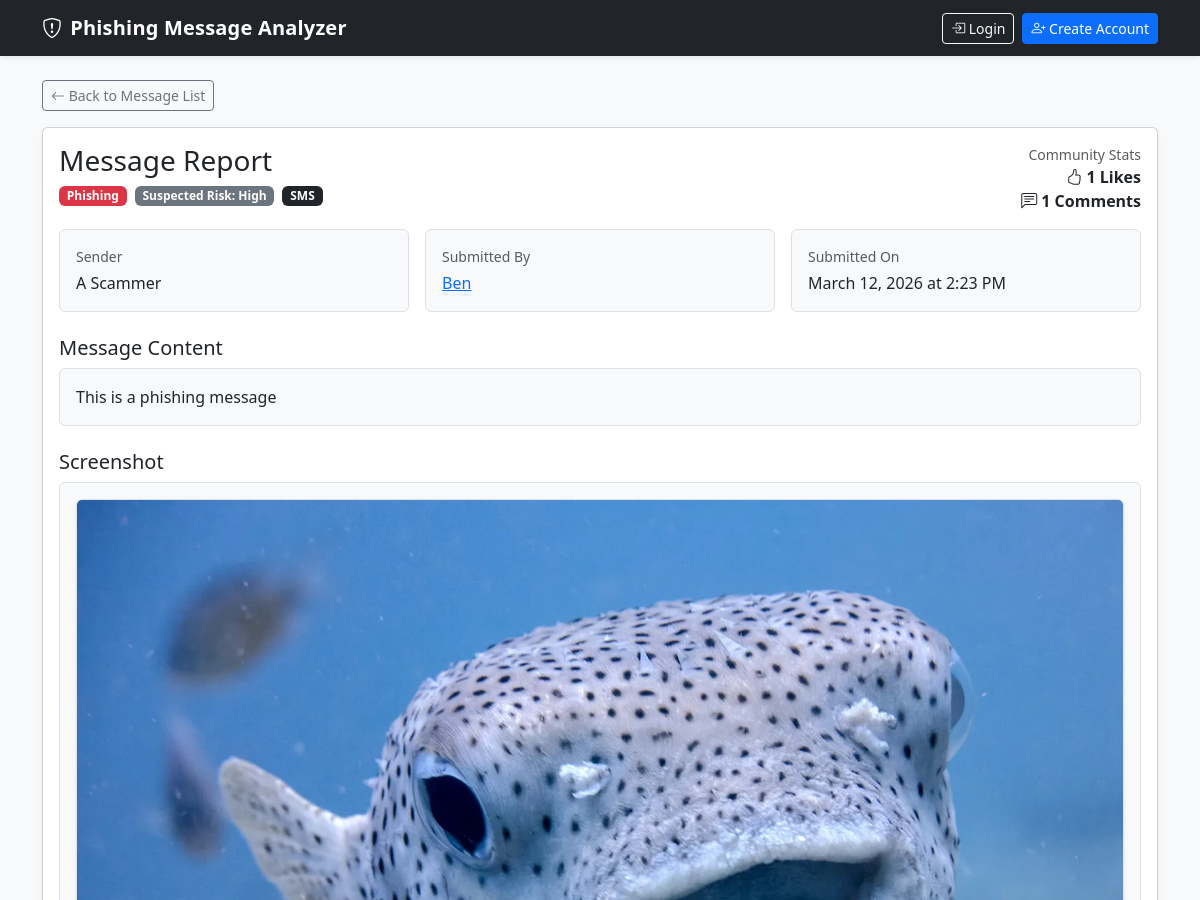
/message/47/ (upper part), run on an earlier commit of the app's database.
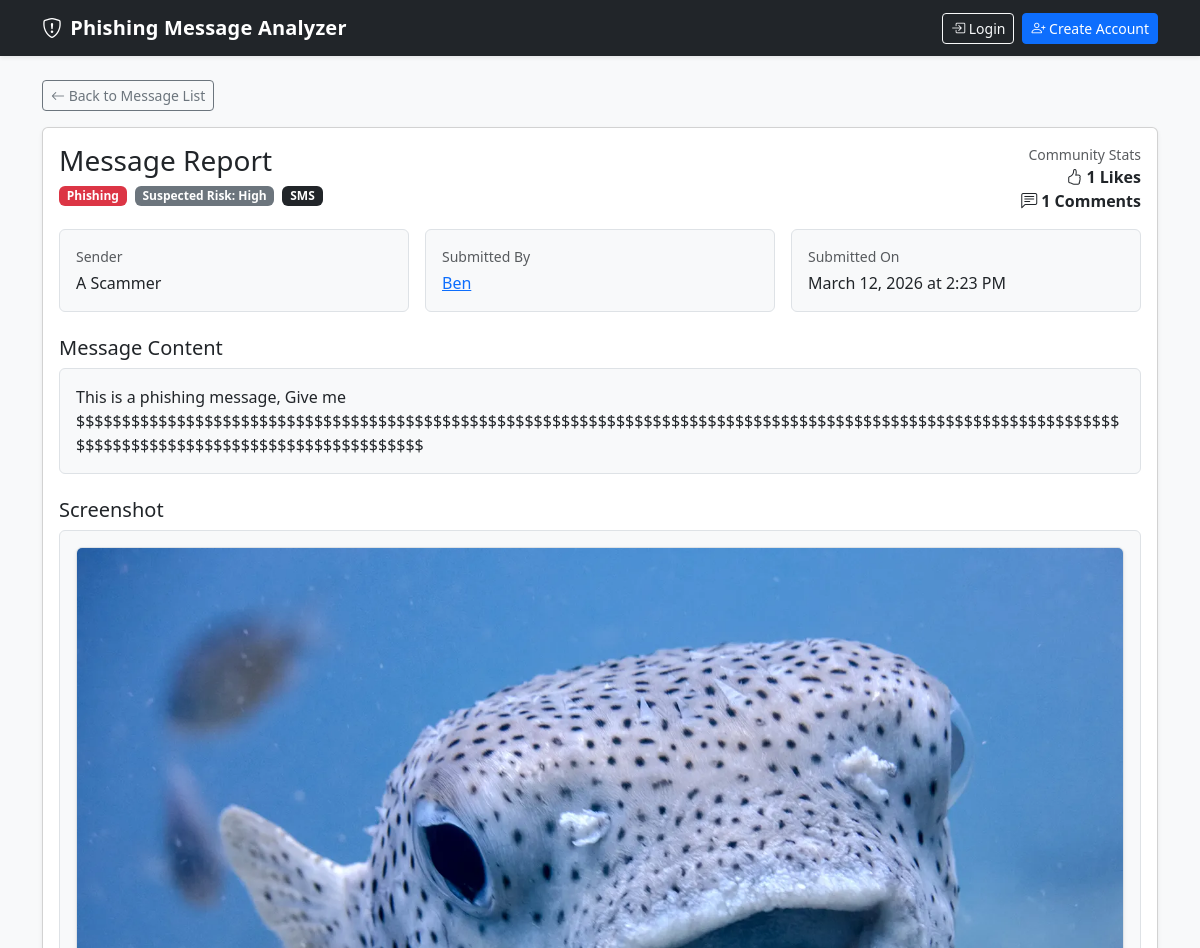
And on a later commit of the database.
### analyzer/models.py (models this page shows, shortened)
class Message(models.Model):
    MESSAGE_TYPES = [
        ('Email', 'Email'),
        ('SMS', 'SMS'),
    ]
    CLASSIFICATIONS = [
        ('Phishing', 'Phishing'),
        ('Legitimate', 'Legitimate'),
        ('Unsure', 'Unsure'),
    ]
    SUSPECTED_RISK_LEVELS = [
        ('Low', 'Low'),
        ('Medium', 'Medium'),
        ('High', 'High'),
    ]
    user = models.ForeignKey(User, on_delete=models.CASCADE, null=True, blank=True)
    message_content = models.TextField()
    message_type = models.CharField(max_length=10, choices=MESSAGE_TYPES)
    sender = models.CharField(max_length=255, blank=True)
    additional_details = models.TextField(blank=True)
    screenshot = models.ImageField(upload_to='message_screenshots/', blank=True, null=True)
    classification = models.CharField(max_length=20, choices=CLASSIFICATIONS)
    suspected_risk = models.CharField(max_length=10, choices=SUSPECTED_RISK_LEVELS)
    submission_date = models.DateTimeField(auto_now_add=True)
    likes = models.ManyToManyField(User, related_name='liked_messages', blank=True)
    is_approved = models.BooleanField(default=True)
    is_flagged = models.BooleanField(default=False)
    is_removed = models.BooleanField(default=False)

### analyzer/views.py (the view)
# urls.py: path('message/<int:message_id>/', views.message_detail, name='message_detail'),
def message_detail(request, message_id):
    message = get_object_or_404(Message, id=message_id, is_removed=False)
    comments = message.comments.filter(is_removed=False).order_by('-created_at')
    has_liked_message = False
    if request.user.is_authenticated:
        has_liked_message = request.user in message.likes.all()
    for comment in comments:
        comment.has_liked = request.user.is_authenticated and request.user in comment.likes.all()
    if request.method == 'POST':
        if not request.user.is_authenticated:
            return redirect('/accounts/login/')
        form = CommentForm(request.POST)
        if form.is_valid():
            comment = form.save(commit=False)
            comment.message = message
            comment.user = request.user
            comment.save()
            messages.success(request, "Your comment was posted successfully.")
            return redirect('message_detail', message_id=message.id)
    else:
        form = CommentForm()
    context = {
        'message': message,
        'comments': comments,
        'form': form,
        'has_liked_message': has_liked_message,
    }
    return render(request, 'analyzer/message_detail.html', context)

### analyzer/templates/analyzer/message_detail.html (shortened to what this page needs)
{% extends "analyzer/base.html" %}
{% block content %}
<div class="d-flex justify-content-between align-items-center flex-wrap gap-2 mb-3">
    <div class="d-flex gap-2 flex-wrap">
        <a href="{% url 'message_list' %}" class="btn btn-outline-secondary btn-sm">
            <i class="bi bi-arrow-left"></i> Back to Message List
        </a>
    </div>
</div>
<div class="card shadow-sm mb-4">
    <div class="card-body">
        <div class="d-flex justify-content-between align-items-start flex-wrap gap-3 mb-3">
            <div>
                <h1 class="card-title h3 mb-2">Message Report</h1>
                <div class="d-flex flex-wrap gap-2">
                    {% if message.classification == "Phishing" %}
                        <span class="badge bg-danger">Phishing</span>
                    {% elif message.classification == "Legitimate" %}
                        <span class="badge bg-success">Legitimate</span>
                    {% else %}
                        <span class="badge bg-warning text-dark">Unsure</span>
                    {% endif %}
                    <span class="badge bg-secondary">Suspected Risk: {{ message.suspected_risk }}</span>
                    <span class="badge bg-dark">{{ message.message_type }}</span>
                </div>
            </div>
            <div class="text-md-end">
                <div class="text-muted small">Community Stats</div>
                <div class="fw-semibold">
                    <i class="bi bi-hand-thumbs-up"></i> {{ message.likes.count }} Likes
                </div>
                <div class="fw-semibold">
                    <i class="bi bi-chat-left-text"></i> {{ comments|length }} Comments
                </div>
            </div>
        </div>
        <div class="row g-3 mb-4">
            <div class="col-md-4">
                <div class="border rounded p-3 h-100 bg-light">
                    <div class="text-muted small mb-1">Sender</div>
                    <div>
                        {% if message.sender %}
                            {{ message.sender }}
                        {% else %}
                            Not provided
                        {% endif %}
                    </div>
                </div>
            </div>
            <div class="col-md-4">
                <div class="border rounded p-3 h-100 bg-light">
                    <div class="text-muted small mb-1">Submitted By</div>
                    <div>
                        {% if message.user %}
                            <a href="{% url 'user_messages' message.user.username %}">
                                {{ message.user.username }}
                            </a>
                        {% else %}
                            Unknown
                        {% endif %}
                    </div>
                </div>
            </div>
            <div class="col-md-4">
                <div class="border rounded p-3 h-100 bg-light">
                    <div class="text-muted small mb-1">Submitted On</div>
                    <div>{{ message.submission_date|date:"F j, Y \a\t g:i A" }}</div>
                </div>
            </div>
        </div>
        <div class="mb-4">
            <h2 class="h5 mb-2">Message Content</h2>
            <div class="border rounded p-3 bg-light">
                <p class="mb-0" style="white-space: pre-wrap;">{{ message.message_content }}</p>
            </div>
        </div>
        {% if message.screenshot %}
            <div class="mb-4">
                <h2 class="h5 mb-2">Screenshot</h2>
                <div class="border rounded p-3 bg-light">
                    <img src="{{ message.screenshot.url }}"
                        alt="Uploaded message screenshot"
                        class="img-fluid rounded border shadow-sm">
                </div>
            </div>
        {% endif %}
    </div>
</div>
{% endblock %}

What changed in the data, as far as the page shows it:
changed Message "A Scammer": message_content "This is a phishing message" → "This is a phishing message, Give me $$$$$$$$$$$$$$$$$$$$$$$$$$$$$$$$$$$$$$$$$$$$$$$$$$$$$$$$$$$$$$$$$$$$$$$$$$$$$$$$$$$$$$$$$$$$$$$$$$$$$$$$$$$$$$$$$$$$$$$$$$$$$$$$$$$$$$$$$$$$$$$$$$$$$$$$"
